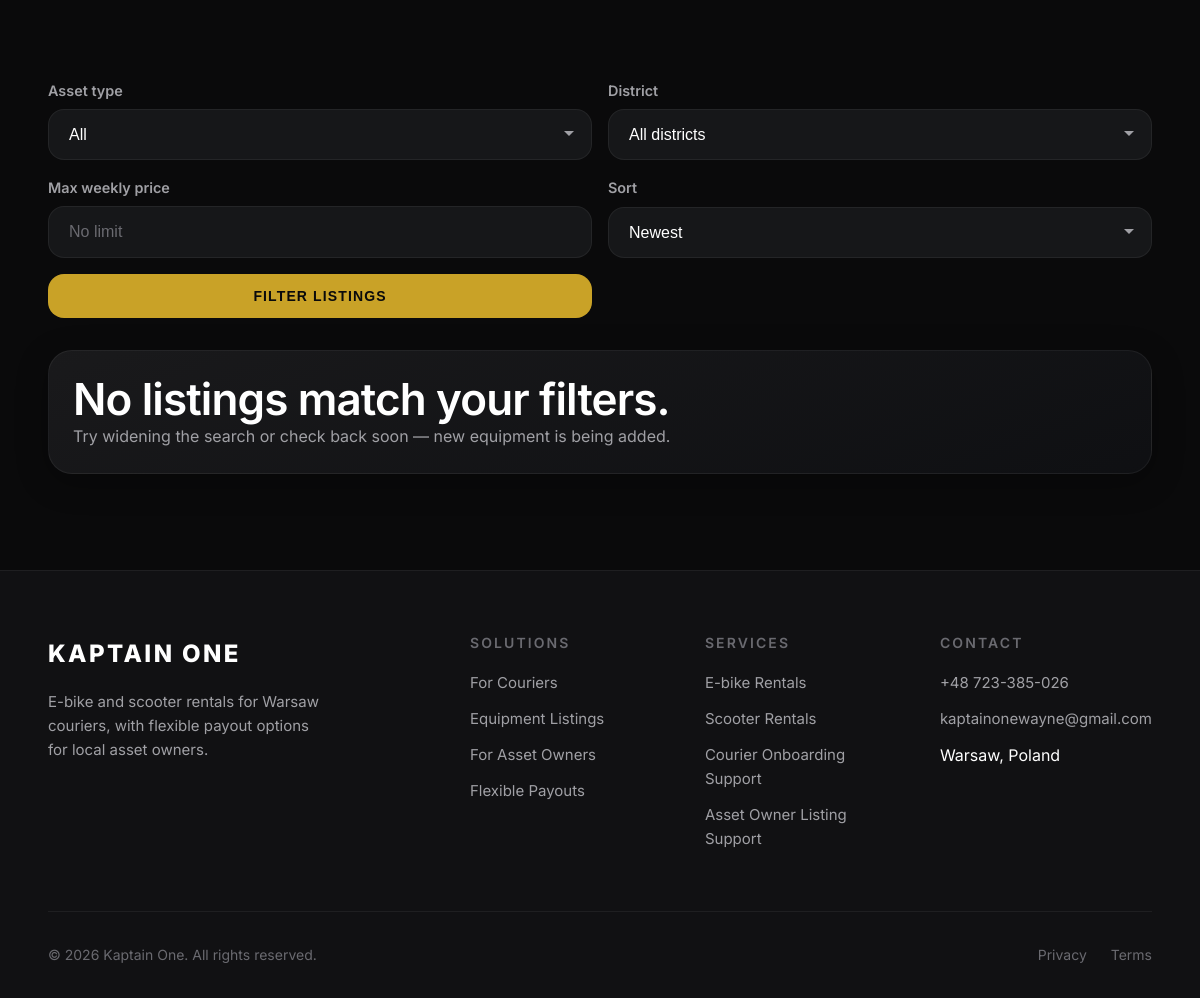
The app's page /listings.php (lower part), older data.
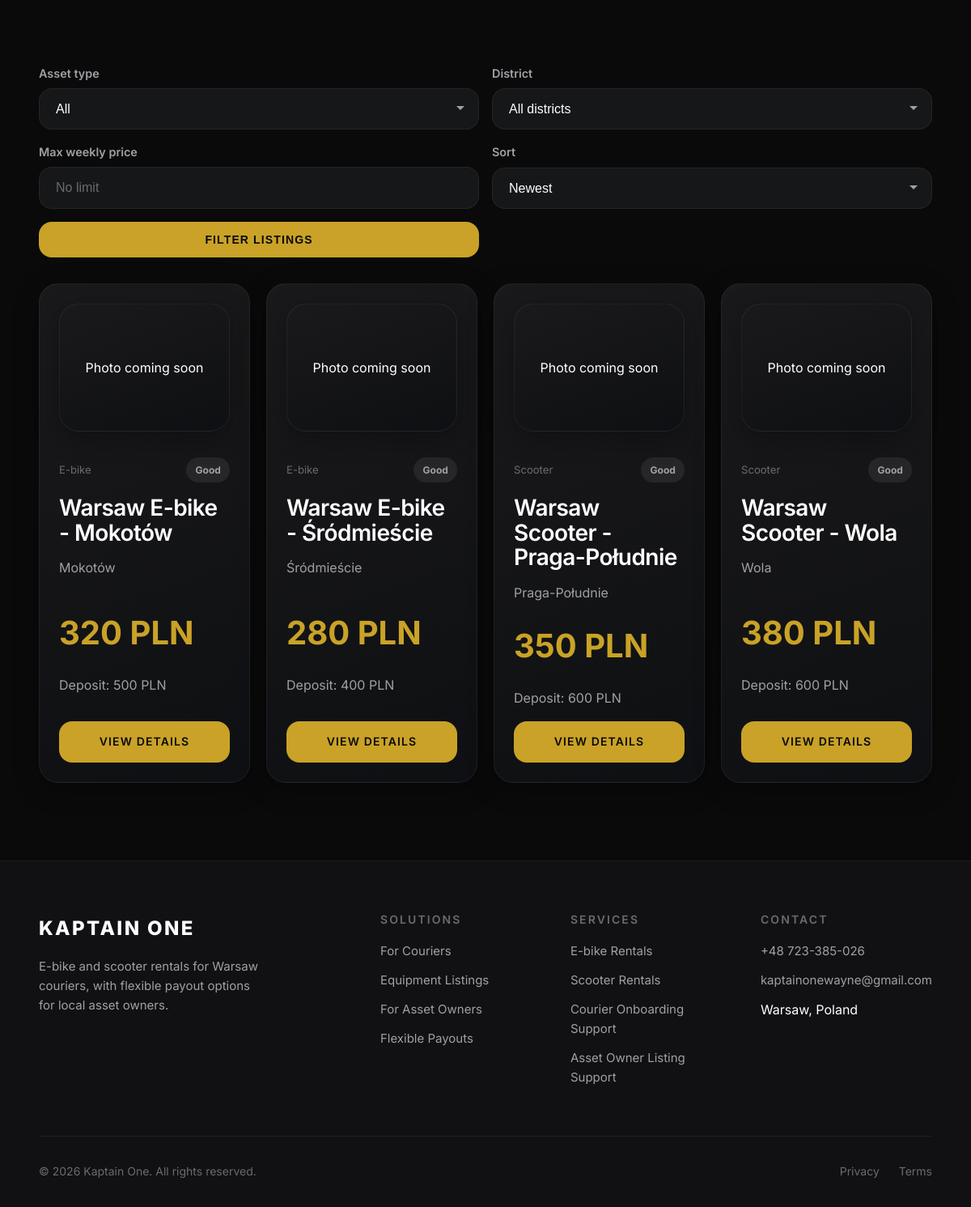
The same page, newer data.
### tables this page shows
CREATE TABLE IF NOT EXISTS listings (
    id INT UNSIGNED AUTO_INCREMENT PRIMARY KEY,
    owner_user_id INT UNSIGNED NOT NULL,
    asset_type ENUM('ebike','scooter') NOT NULL,
    title VARCHAR(150) NOT NULL,
    brand VARCHAR(80) NULL,
    model VARCHAR(80) NULL,
    condition_grade ENUM('new','excellent','good','fair') NOT NULL DEFAULT 'good',
    weekly_price_pln DECIMAL(8,2) NOT NULL,
    monthly_price_pln DECIMAL(8,2) NULL,
    deposit_pln DECIMAL(8,2) NOT NULL DEFAULT 0,
    location_district VARCHAR(40) NOT NULL,
    location_lat DECIMAL(10,7) NULL,
    location_lng DECIMAL(10,7) NULL,
    description TEXT NULL,
    included_items VARCHAR(500) NULL,
    status ENUM('draft','active','paused','archived') NOT NULL DEFAULT 'draft',
    view_count INT UNSIGNED NOT NULL DEFAULT 0,
    created_at TIMESTAMP DEFAULT CURRENT_TIMESTAMP,
    updated_at TIMESTAMP DEFAULT CURRENT_TIMESTAMP ON UPDATE CURRENT_TIMESTAMP,
    INDEX idx_listings_browse (status, asset_type, location_district),
    INDEX idx_listings_owner (owner_user_id),
    UNIQUE KEY uniq_owner_listing_identity (owner_user_id, title, asset_type, location_district),
    FOREIGN KEY (owner_user_id) REFERENCES users(id)
);

### includes/db.php (called while the page is built, shortened)
<?php
require_once __DIR__ . '/../config/config.php';
class Database {
    private static ?PDO $instance = null;
    public static function connect(): PDO {
        global $DB_CONFIG;
        if (self::$instance === null) {
            try {
                $dsn = sprintf(
                    'mysql:host=%s;port=%d;dbname=%s;charset=%s',
                    $DB_CONFIG['host'],
                    $DB_CONFIG['port'],
                    $DB_CONFIG['database'],
                    $DB_CONFIG['charset']
                );
                self::$instance = new PDO($dsn, $DB_CONFIG['username'], $DB_CONFIG['password'], [
                    PDO::ATTR_ERRMODE            => PDO::ERRMODE_EXCEPTION,
                    PDO::ATTR_DEFAULT_FETCH_MODE => PDO::FETCH_ASSOC,
                    PDO::ATTR_EMULATE_PREPARES   => false,
                ]);
            } catch (PDOException $e) {
                error_log('Database connection failed: ' . $e->getMessage());
                throw new Exception('Service temporarily unavailable');
            }
        }
        return self::$instance;
    }
    public static function query(string $sql, array $params = []): PDOStatement {
        $stmt = self::connect()->prepare($sql);
        $stmt->execute($params);
        return $stmt;
    }
    public static function fetchAll(string $sql, array $params = []): array {
        $stmt = self::query($sql, $params);
        return $stmt->fetchAll();
    }
}

### includes/listing_helpers.php (called while the page is built, shortened)
<?php
require_once __DIR__ . '/db.php';
require_once __DIR__ . '/functions.php';
function listing_asset_label(string $assetType): string {
    return $assetType === 'scooter' ? 'Scooter' : 'E-bike';
}
function listing_condition_label(string $condition): string {
    $labels = [
        'new' => 'New',
        'excellent' => 'Excellent',
        'good' => 'Good',
        'fair' => 'Fair',
    ];
    return $labels[$condition] ?? 'Good';
}
function listing_primary_photo(?array $listing): ?string {
    if (!$listing || empty($listing['primary_photo'])) {
        return null;
    }
    return $listing['primary_photo'];
}

### includes/functions.php (called while the page is built, shortened)
<?php
require_once __DIR__ . '/../config/config.php';
function e(string $text): string {
    return htmlspecialchars($text, ENT_QUOTES, 'UTF-8');
}
function site(string $key): string {
    global $SITE_CONFIG;
    return $SITE_CONFIG[$key] ?? '';
}
function base_url(): string {
    $configured = rtrim(site('url'), '/');
    if (!empty($_SERVER['HTTP_HOST'])) {
        $host = $_SERVER['HTTP_HOST'];
        if (stripos($host, 'localhost') !== false || preg_match('/^(127\.0\.0\.1|192\.168\.|10\.|172\.(1[6-9]|2\d|3[0-1])\.)/', $host)) {
            $scriptDir = str_replace('\\', '/', dirname($_SERVER['SCRIPT_NAME'] ?? '/'));
            $scriptDir = rtrim($scriptDir, '/.');
            if ($scriptDir === '') {
                return 'http://' . $host;
            }
            return 'http://' . $host . $scriptDir;
        }
    }
    return $configured;
}

### config/config.php (called while the page is built, shortened)
<?php
$SITE_CONFIG = [
    'name'        => 'Kaptain One',
    'tagline'     => 'Warsaw E-Bike & Scooter Rentals for Couriers',
    'url'         => 'https://kaptainone.com',
    'email'       => 'kaptainonewayne@gmail.com',
    'phone'       => '+48 723-385-026',
    'phone_link'  => '+48723385026',
    'address'     => 'Warsaw, Poland',
    'timezone'    => 'Europe/Warsaw'
];

### listings.php (the view, shortened to what the changed rows need)
<?php
require_once __DIR__ . '/includes/listing_helpers.php';
$sort = $_GET['sort'] ?? 'newest';
$page = max(1, (int) ($_GET['page'] ?? 1));
$perPage = 24;
$offset = ($page - 1) * $perPage;
$where = ["l.status = 'active'"];
$params = [];
$order = match ($sort) {
    'price_asc' => 'l.weekly_price_pln ASC, l.created_at DESC',
    'price_desc' => 'l.weekly_price_pln DESC, l.created_at DESC',
    default => 'l.created_at DESC',
};
$whereSql = implode(' AND ', $where);
$listings = Database::fetchAll(
    "SELECT l.*,
            (SELECT file_path FROM listing_photos lp WHERE lp.listing_id = l.id ORDER BY lp.sort_order, lp.id LIMIT 1) AS primary_photo
     FROM listings l
     WHERE {$whereSql}
     ORDER BY {$order}
     LIMIT {$perPage} OFFSET {$offset}",
    $params
);
require_once __DIR__ . '/includes/header.php';
?>
<section class="section">
    <div class="container">
        <?php if (!$listings): ?>
            <div class="dash-panel">
                <h2>No listings match your filters.</h2>
                <p>Try widening the search or check back soon — new equipment is being added.</p>
            </div>
        <?php else: ?>
            <div class="package-grid">
                <?php foreach ($listings as $listing): ?>
                    <article class="package-card">
                        <?php if ($photo = listing_primary_photo($listing)): ?>
                            <img src="<?= e(base_url() . $photo) ?>" alt="<?= e($listing['title']) ?>" style="width:100%;aspect-ratio:4/3;object-fit:cover;border-radius:8px;margin-bottom:1rem;">
                        <?php else: ?>
                            <div class="dash-panel" style="aspect-ratio:4/3;display:grid;place-items:center;margin-bottom:1rem;">Photo coming soon</div>
                        <?php endif; ?>
                        <div class="package-card__top">
                            <span class="package-card__category"><?= e(listing_asset_label($listing['asset_type'])) ?></span>
                            <span class="status-pill"><?= e(listing_condition_label($listing['condition_grade'])) ?></span>
                        </div>
                        <h3><?= e($listing['title']) ?></h3>
                        <p><?= e($listing['location_district']) ?></p>
                        <strong class="dash-number"><?= e(number_format((float) $listing['weekly_price_pln'], 0)) ?> PLN</strong>
                        <p>Deposit: <?= e(number_format((float) $listing['deposit_pln'], 0)) ?> PLN</p>
                        <a href="<?= base_url() ?>/listing.php?id=<?= (int) $listing['id'] ?>" class="btn btn-primary">View details</a>
                    </article>
                <?php endforeach; ?>
            </div>
        <?php endif; ?>
    </div>
</section>
<?php require_once __DIR__ . '/includes/footer.php'; ?>

Row changes from the older to the newer data that the page shows:
added listings: asset_type "E-bike", condition_grade "Good", title "Warsaw E-bike - Mokotów", location_district "Mokotów", weekly_price_pln "320", deposit_pln "500"
added listings: asset_type "E-bike", condition_grade "Good", title "Warsaw E-bike - Śródmieście", location_district "Śródmieście", weekly_price_pln "280", deposit_pln "400"
added listings: asset_type "Scooter", condition_grade "Good", title "Warsaw Scooter - Praga-Południe", location_district "Praga-Południe", weekly_price_pln "350", deposit_pln "600"
added listings: asset_type "Scooter", condition_grade "Good", title "Warsaw Scooter - Wola", location_district "Wola", weekly_price_pln "380", deposit_pln "600"
Text that changed along with them:
text no longer shown: "No listings match your filters. Try widening the search or check back soon — new equipment is being added."
